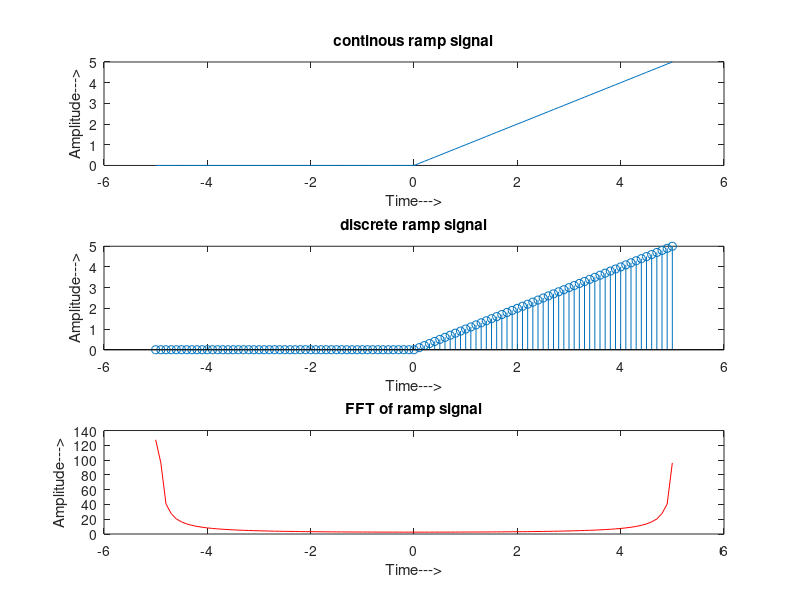

MATLAB code for this plot:
%Generation of unit ramp signal
clc;
close all;
clear all;
t = -5:0.1:5;
for k = 1:length(t)
    if t(k) >= 0
    a(k)=t(k);
    else
    a(k) = 0;
    end
end
u = abs(fft(a));
subplot(3,1,1)
plot(t,a)
title('continous ramp signal')
xlabel('Time--->')
ylabel('Amplitude--->')
subplot(3,1,2)
stem(t,a)
title('discrete ramp signal')
xlabel('Time--->')
ylabel('Amplitude--->')
subplot(3,1,3)
plot(t,u,'r')
title('FFT of ramp signal')
xlabel('Time--->')
ylabel('Amplitude--->')